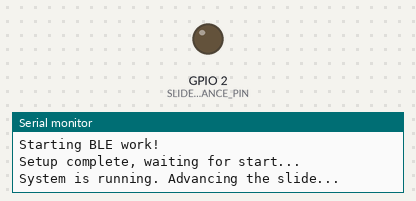
Bench run of a program on a simulated ESP32-S3. Parts: output pins drawn as LEDs (lit = HIGH), the last lines printed to the serial monitor. USB keyboard and mouse output is not drawn.

Above: at 2.0 s.
At 7.62 s:
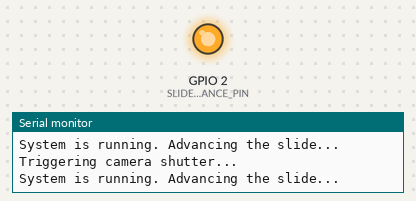
Timing chart, 0 to 8.6 s (numbered marks = the images above):
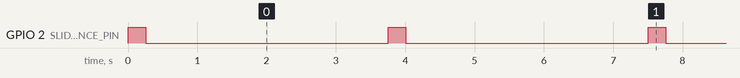

Measured:
- by itself, GPIO 2 (SLIDE_ADVANCE_PIN): alternates HIGH for 0.25 s and LOW for 3.5 s

The program:

main.cpp
```cpp
/**
 * This example turns the ESP32 into a Bluetooth LE mouse that scrolls down every 2 seconds.
 */
#include <BleMouse.h>
#include <Arduino.h>

// Define GPIO pins
#define SLIDE_ADVANCE_PIN 2


// Adjustable delays (in milliseconds)
#define DELAY_AFTER_SHUTTER 1000  // Delay before taking a photo
#define DELAY_AFTER_ADVANCE 2500   // Delay after taking a photo before advancing the slide
#define RELAY_ON_TIME 250        // Time in ms the relay stays on to advance the slide
#define DELAY_NO_BT_RECHECK 1000

BleMouse bleMouse;

void setup() {
  // Initialize the serial communication
  Serial.begin(115200);

  // Configure GPIO pins
  pinMode(SLIDE_ADVANCE_PIN, OUTPUT);
  digitalWrite(SLIDE_ADVANCE_PIN, LOW);

  Serial.println("Starting BLE work!");
  bleMouse.begin();

  Serial.println("Setup complete, waiting for start...");
}

void loop() {

  if(bleMouse.isConnected()) {
    // Advance the slide
    Serial.println("System is running. Advancing the slide...");
    digitalWrite(SLIDE_ADVANCE_PIN, HIGH);
    delay(RELAY_ON_TIME);  // Relay on time to advance the slide
    digitalWrite(SLIDE_ADVANCE_PIN, LOW);
    delay(DELAY_AFTER_ADVANCE);

    // Trigger camera shutter
    Serial.println("Triggering camera shutter...");
    bleMouse.click();
    delay(DELAY_AFTER_SHUTTER);
  }
  else
  {
    Serial.println("Bluetooth not connected");
    delay(DELAY_NO_BT_RECHECK);
  }
}
```
